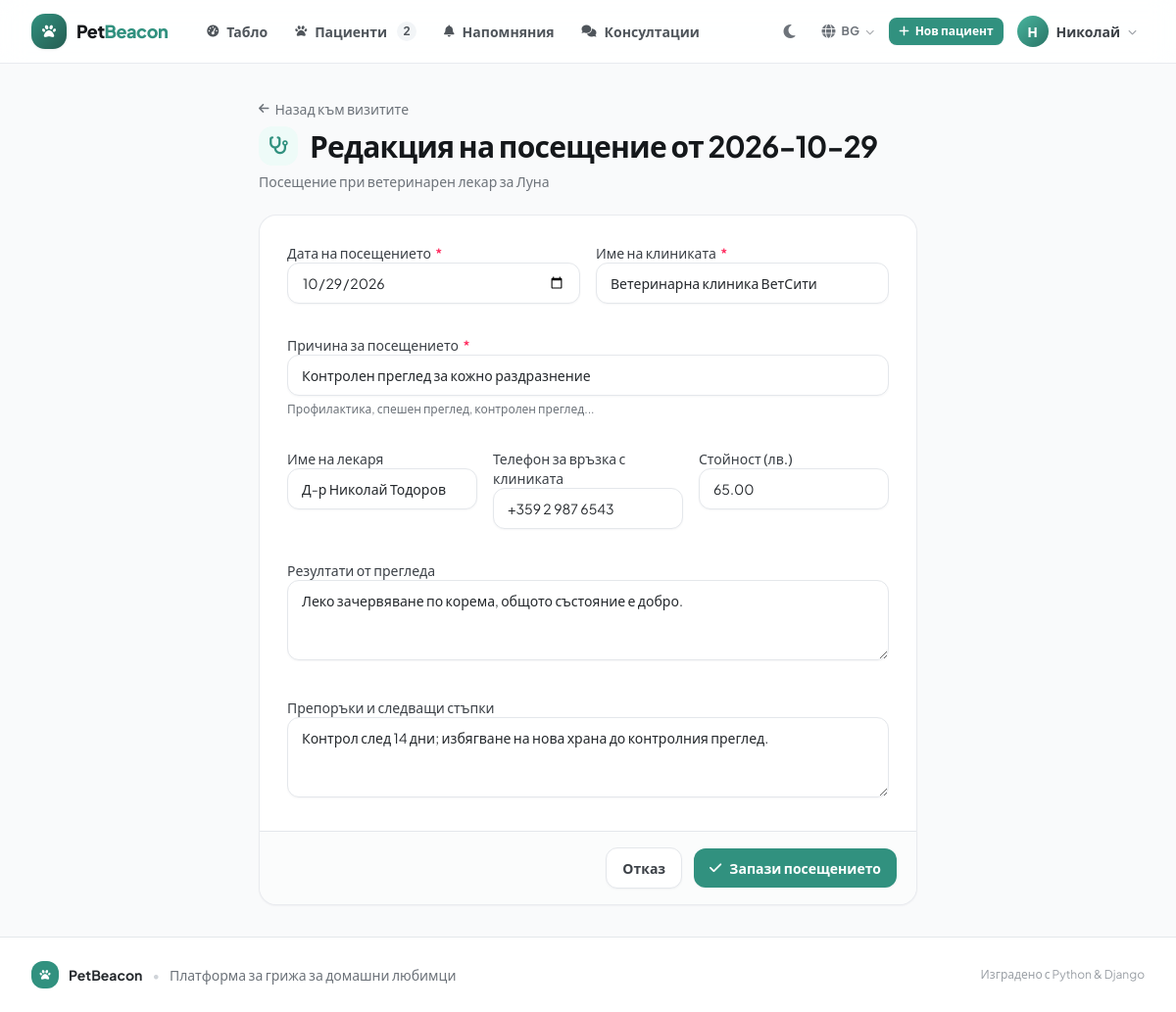
Page /bg/visits/30/edit/ (signed in) on the committed database.
### pets/models.py (models this page shows, shortened)
class VetVisit(models.Model):
    pet = models.ForeignKey(Pet, on_delete=models.CASCADE, related_name='vet_visits', verbose_name=gettext_lazy("Любимец"))
    visit_date = models.DateField(default=date.today, verbose_name=gettext_lazy("Дата на посещението"))
    clinic_name = models.CharField(max_length=150, verbose_name=gettext_lazy("Име на клиниката"))
    vet_name = models.CharField(max_length=150, blank=True, verbose_name=gettext_lazy("Име на лекаря"))
    phone = models.CharField(max_length=50, blank=True, verbose_name=gettext_lazy("Телефон за връзка с клиниката"))
    reason = models.CharField(
        max_length=250,
        verbose_name=gettext_lazy("Причина за посещението"),
        help_text=gettext_lazy("Профилактика, спешен преглед, контролен преглед..."),
    )
    examination_summary = models.TextField(blank=True, verbose_name=gettext_lazy("Резултати от прегледа"))
    recommendations = models.TextField(blank=True, verbose_name=gettext_lazy("Препоръки и следващи стъпки"))
    total_cost = models.DecimalField(max_digits=8, decimal_places=2, null=True, blank=True, verbose_name=gettext_lazy("Стойност (лв.)"))
    created_at = models.DateTimeField(auto_now_add=True)
    class Meta:
        verbose_name = gettext_lazy("Ветеринарно посещение")
        verbose_name_plural = gettext_lazy("Ветеринарни посещения")
        ordering = ['-visit_date', '-created_at']

### pets/views.py (the view)
# urls.py: path('visits/<int:pk>/edit/', views.vet_visit_update_view, name='vet_visit_update'),
@login_required
def vet_visit_update_view(request, pk):
    visit = get_object_or_404(VetVisit, pk=pk, pet__owner=request.user)
    pet = visit.pet
    if request.method == 'POST':
        form = VetVisitForm(request.POST, instance=visit)
        if form.is_valid():
            form.save()
            messages.success(request, _("Ветеринарното посещение бе обновено успешно!"))
            return redirect(_pet_detail_url(pet.pk, tab="visits"))
    else:
        form = VetVisitForm(instance=visit)
    return render(request, 'pets/vet_visit_form.html', {
        'form': form,
        'pet': pet,
        'visit': visit,
        'title': _('Редакция на посещение от %(date)s') % {"date": visit.visit_date},
        'subtitle': _('Посещение при ветеринарен лекар за %(name)s') % {"name": pet.name},
        'cancel_url': _pet_detail_url(pet.pk, tab="visits"),
    })

### accounts/models.py (called while the page is built)
    @property
    def is_vet(self):
        return self.role == self.ROLE_VET

### pets/templatetags/petcare_tags.py (called while the page is built)
@register.filter(name="add_class", is_safe=True)
def add_class(field, css_classes):
    if not isinstance(field, BoundField):
        return field
    widget = copy.copy(field.field.widget)
    attrs = {
        "class": " ".join(
            part for part in (widget.attrs.get("class", ""), css_classes) if part
        ).strip()
    }
    described_by = []
    if field.help_text:
        described_by.append(f"{field.auto_id}_helptext")
    if field.errors:
        described_by.append(f"{field.auto_id}_error")
    if described_by:
        attrs["aria-describedby"] = " ".join(described_by)
    return mark_safe(field.as_widget(widget=widget, attrs=attrs))

### pets/views.py (called while the page is built)
def _pet_detail_url(pet_pk, tab=None):
    url = reverse('pets:pet_detail', kwargs={'pk': pet_pk})
    return f"{url}?tab={tab}" if tab else url

### templates/pets/vet_visit_form.html (shortened to what this page needs)
{% extends 'base.html' %}
{% load petcare_tags i18n %}
{% block content %}
{% translate "Назад към визитите" as back_label %}
{% translate "Запази посещението" as submit_label %}
<div class="mx-auto max-w-2xl space-y-6">
    {% include "partials/page_header.html" with title=title subtitle=subtitle icon="fa-solid fa-stethoscope" back_url=cancel_url back_label=back_label %}
    {% include "partials/form_open.html" with form=form submit_label=submit_label cancel_url=cancel_url %}
        <div class="grid grid-cols-1 gap-4 sm:grid-cols-2">
            {% include "partials/field.html" with field=form.visit_date %}
            {% include "partials/field.html" with field=form.clinic_name %}
        </div>
        {% include "partials/field.html" with field=form.reason %}
        <div class="grid grid-cols-1 gap-4 sm:grid-cols-3">
            {% include "partials/field.html" with field=form.vet_name %}
            {% include "partials/field.html" with field=form.phone %}
            {% include "partials/field.html" with field=form.total_cost %}
        </div>
        {% include "partials/field.html" with field=form.examination_summary %}
        {% include "partials/field.html" with field=form.recommendations %}
    {% include "partials/form_close.html" %}
</div>
{% endblock %}

### templates/base.html (shortened to what this page needs)
{% load static i18n %}<!DOCTYPE html>
<html lang="{{ LANGUAGE_CODE }}" class="h-full scroll-smooth">
<head>
    <link rel="stylesheet" href="{% static 'css/app.css' %}">
    <link rel="stylesheet"
          href="https://cdnjs.cloudflare.com/ajax/libs/font-awesome/6.5.1/css/all.min.css"
>
</head>
<body class="flex min-h-full flex-col bg-ink-50 text-ink-800 antialiased dark:bg-ink-950 dark:text-ink-200">
<header class="sticky top-0 z-40 border-b border-ink-200/80 bg-white/85 backdrop-blur-md print-hidden dark:border-ink-800 dark:bg-ink-900/85">
    <div class="page">
        <div class="flex h-16 items-center gap-3">
            <a href="{% if user.is_authenticated %}{% url 'pets:dashboard' %}{% else %}{% url 'pets:home' %}{% endif %}"
               class="flex shrink-0 items-center gap-2.5 rounded-lg transition hover:opacity-90">
                <span class="flex h-9 w-9 items-center justify-center rounded-xl bg-gradient-to-br from-brand-600 to-brand-800 text-white shadow-sm">
                    <i class="fa-solid fa-paw text-sm" aria-hidden="true"></i>
                </span>
                <span class="text-lg font-extrabold tracking-tight text-ink-900 dark:text-white">
                    Pet<span class="text-brand-600 dark:text-brand-400">Beacon</span>
                </span>
            </a>
            {% if user.is_authenticated %}
            <nav class="ml-4 hidden flex-1 items-center gap-1 md:flex" aria-label="{% translate 'Основна навигация' %}">
                <a href="{% url 'pets:dashboard' %}"
                   class="nav-link {% if request.resolver_match.url_name == 'dashboard' %}nav-link-active{% endif %}"
                   {% if request.resolver_match.url_name == 'dashboard' %}aria-current="page"{% endif %}>
                    <i class="fa-solid fa-gauge-high text-xs" aria-hidden="true"></i> {% translate "Табло" %}
                </a>
                <a href="{% url 'pets:pet_list' %}"
                   class="nav-link {% if 'pet' in request.resolver_match.url_name and 'reminder' not in request.resolver_match.url_name and 'dashboard' not in request.resolver_match.url_name %}nav-link-active{% endif %}"
                   {% if 'pet' in request.resolver_match.url_name and 'reminder' not in request.resolver_match.url_name and 'dashboard' not in request.resolver_match.url_name %}aria-current="page"{% endif %}>
                    <i class="fa-solid fa-paw text-xs" aria-hidden="true"></i>{% if user.profile.is_vet %} {% translate "Пациенти" %}{% else %} {% translate "Любимци" %}{% endif %}
                    {% if nav_total_pets %}
                        <span class="ml-0.5 inline-flex h-5 min-w-5 items-center justify-center rounded-full bg-ink-100 px-1.5 text-xs font-bold text-ink-600 dark:bg-ink-800 dark:text-ink-300">{{ nav_total_pets }}</span>
                    {% endif %}
                </a>
                <a href="{% url 'pets:reminder_list' %}"
                   class="nav-link {% if 'reminder' in request.resolver_match.url_name %}nav-link-active{% endif %}"
                   {% if 'reminder' in request.resolver_match.url_name %}aria-current="page"{% endif %}>
                    <i class="fa-solid fa-bell text-xs" aria-hidden="true"></i> {% translate "Напомняния" %}
                </a>
                <a href="{% url 'pets:consultation_list' %}"
                   class="nav-link {% if 'consultation' in request.resolver_match.url_name %}nav-link-active{% endif %}"
                   {% if 'consultation' in request.resolver_match.url_name %}aria-current="page"{% endif %}>
                    <i class="fa-solid fa-comments text-xs" aria-hidden="true"></i> {% translate "Консултации" %}
                </a>
            </nav>
            {% endif %}
            <div class="ml-auto flex items-center gap-1.5">
                <button type="button" id="themeToggle" class="btn-icon"
                        aria-label="{% translate 'Смяна на цветовата тема' %}"
                        title="{% translate 'Смяна на темата' %}"
                        data-title-light="{% translate 'Светла тема' %}"
                        data-title-dark="{% translate 'Тъмна тема' %}">
                    <i class="fa-solid fa-moon" data-theme-icon="dark" aria-hidden="true"></i>
                </button>
                {% include "partials/language_switcher.html" %}
                {% if user.is_authenticated %}
                    <a href="{% url 'pets:pet_create' %}" class="btn-primary btn-sm hidden sm:inline-flex">
                        <i class="fa-solid fa-plus" aria-hidden="true"></i>{% if user.profile.is_vet %} {% translate "Нов пациент" %}{% else %} {% translate "Нов любимец" %}{% endif %}
                    </a>
                    <div class="relative" id="userMenu">
                        <button type="button" id="userMenuButton"
                                aria-label="{% blocktranslate with name=user.get_full_name|default:user.username %}Отвори менюто на потребителя: {{ name }}{% endblocktranslate %}"
                                class="flex items-center gap-2 rounded-xl px-2 py-1.5 transition hover:bg-ink-100 focus-visible:outline-2 focus-visible:outline-offset-2 focus-visible:outline-brand-500 dark:hover:bg-ink-800"
                                aria-expanded="false" aria-haspopup="true" aria-controls="userMenuDropdown">
                            <span class="flex h-8 w-8 items-center justify-center rounded-full bg-gradient-to-br from-brand-500 to-brand-700 text-sm font-bold text-white">
                                {{ user.first_name|default:user.username|slice:":1"|upper }}
                            </span>
                            <span class="hidden max-w-[7rem] truncate text-sm font-semibold text-ink-700 lg:block dark:text-ink-200">
                                {{ user.first_name|default:user.username }}
                            </span>
                            <i class="fa-solid fa-chevron-down text-[9px] text-ink-400 transition-transform duration-200" id="userChevron" aria-hidden="true"></i>
                        </button>
                    </div>
                {% else %}
                    <a href="{% url 'accounts:login' %}" class="btn-ghost btn-sm">{% translate "Вход" %}</a>
                    <a href="{% url 'accounts:register' %}" class="btn-primary btn-sm">{% translate "Регистрация" %}</a>
                {% endif %}
            </div>
        </div>
    </div>
</header>
<main id="main" class="page flex-1 py-6 sm:py-8">
    {% block content %}{% endblock %}
</main>
<footer class="mt-auto border-t border-ink-200 bg-white print-hidden dark:border-ink-800 dark:bg-ink-900">
    <div class="page flex flex-col items-center justify-between gap-3 py-6 text-sm text-ink-500 sm:flex-row dark:text-ink-400">
        <div class="flex items-center gap-2.5">
            <span class="flex h-7 w-7 items-center justify-center rounded-lg bg-brand-600 text-white">
                <i class="fa-solid fa-paw text-[11px]" aria-hidden="true"></i>
            </span>
            <span class="font-bold text-ink-800 dark:text-ink-100">PetBeacon</span>
            <span class="text-ink-300 dark:text-ink-700" aria-hidden="true">&bull;</span>
            <span>{% translate "Платформа за грижа за домашни любимци" %}</span>
        </div>
        <p class="text-xs text-ink-400">{% translate "Изградено с Python & Django" %}</p>
    </div>
</footer>
</body>
</html>

### templates/partials/field.html (shortened to what this page needs)
{% load petcare_tags i18n %}
<div class="{% if span %}sm:col-span-2{% else %}{{ cols|default:'' }}{% endif %}">
    {% if field.field.widget.input_type != "checkbox" %}
        <label for="{{ field.id_for_label }}" class="label {% if field.errors %}text-rose-700{% endif %}">
            {{ field.label }}{% if field.field.required %}
                <span class="ml-0.5 text-rose-500" aria-hidden="true">*</span>
            {% endif %}
        </label>
    {% endif %}
    {% if field.field.widget.input_type == 'file' %}
        {% if field.errors %}
            {% with widget_class="file-input field-error" %}{{ field|add_class:widget_class }}{% endwith %}
        {% else %}
            {{ field|add_class:"file-input" }}
        {% endif %}
    {% elif field.errors %}
        {{ field|add_class:"field field-error" }}
    {% else %}
        {{ field|add_class:"field" }}
    {% endif %}
    {% if field.help_text %}
        <p class="hint" id="{{ field.auto_id }}_helptext">{{ field.help_text }}</p>
    {% endif %}
</div>

### rows in the picture
VetVisit: visit_date "10/29/2026", clinic_name "Ветеринарна клиника ВетСити", reason "Контролен преглед за кожно раздразнение", vet_name "Д-р Николай Тодоров", phone "+359 2 987 6543", total_cost "65.00", examination_summary "Леко зачервяване по корема, общото състояние е добро.", recommendations "Контрол след 14 дни; избягване на нова храна до контролния преглед."

### other values in the picture
{{ nav_total_pets }} "2"
{{ code|upper }} "BG"
{{ user.first_name|default:user.username|slice:":1"|upper }} "Н"
{{ user.first_name|default:user.username }} "Николай"
{{ back_label|default:default_back_label }} "Назад към визитите"
{{ title }} "Редакция на посещение от 2026-10-29"
{{ subtitle }} "Посещение при ветеринарен лекар за Луна"
{{ field.label }} "Дата на посещението Име на клиниката Причина за посещението Име на лекаря Телефон за връзка с клиниката Стойност (лв.) Резултати от прегледа Препоръки и следващи стъпки"
{{ field.help_text }} "Профилактика, спешен преглед, контролен преглед..."
{{ submit_label|default:default_submit_label }} "Запази посещението"
